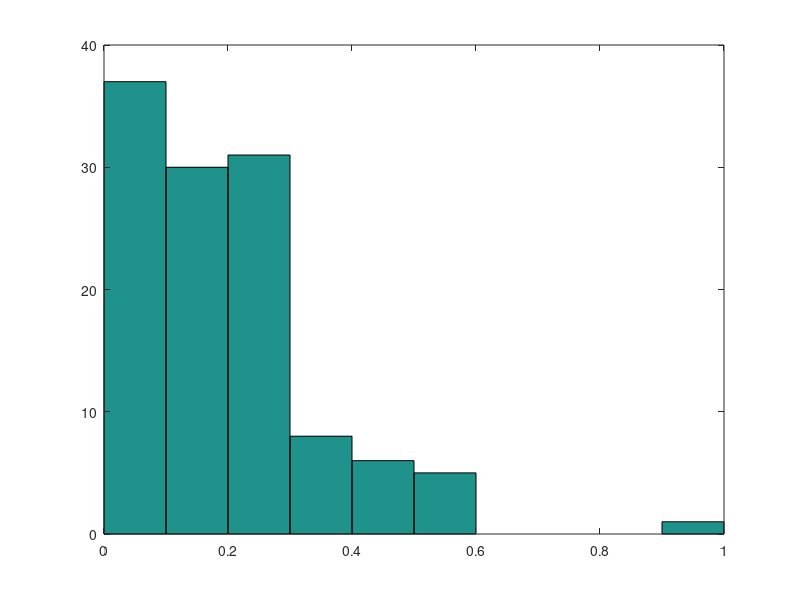
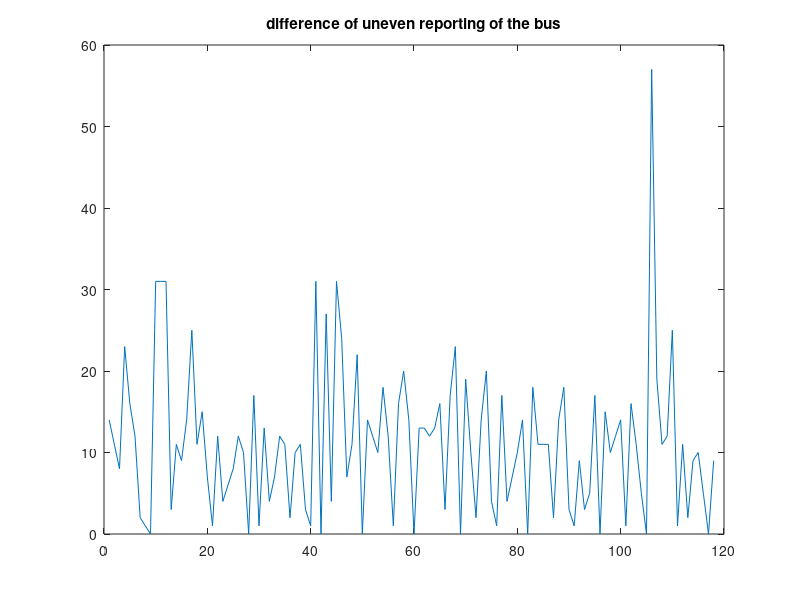
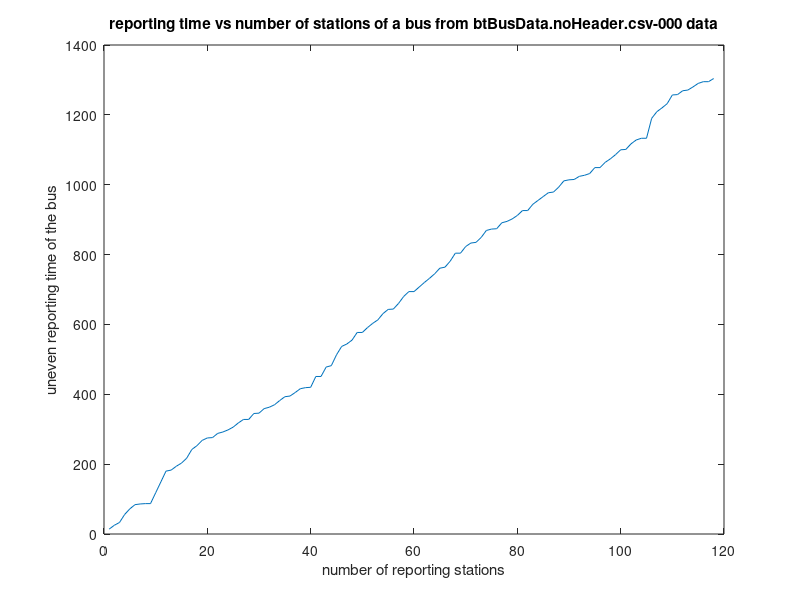

MATLAB code to generate these figures, in order: (Note: this script raises an error after producing the figures.)
clc
clear all
close all

load btBusData.noHeader.csv-000.txt_float.mat

NextStop=one_patch(:,1);%NextStop      : float  1076 2090 2301 1312 1041 1408 2315 1109 3141 1151 ..
LineNr=one_patch(:,2);%LineNr   : float  6 23 600 4 1 5 22 12 311 500 .
Delay=one_patch(:,4);%Delay   : float  31 254 35 25 66 162 208 47 403 199 .
LastReport=one_patch(:,5);%LastReport    : float (epoch seconds, since 1900) 1.51e+09 1.51e+09 1.51e+09 1.51e+09 ..
UnitId=one_patch(:,7);%UnitId  : float  101222 101214 101260 100458 101204 100461 101208 101270 101233 101252 ..
TripNr=one_patch(:,9);%TripNr  : float  41 31 20 53 98 42 29 14 27 10 ..
Latitude=one_patch(:,8);%Latitude      : float  56.2 56.2 56.2 56.3 56.2 ...
Longitude=one_patch(:,3);%Longitude     : float  15.7 15.3 15.5 15.6 15.6 ...


tu=find(UnitId==101222 & TripNr==41 & LineNr==6);
lat=Latitude(tu);
length(lat)
lon=Longitude(tu);
length(lon)
timeInterval=diff(LastReport(tu))
max_timeInterval=max(timeInterval)
normalization=(timeInterval/max_timeInterval)
figure,hist(normalization)

l=cumsum(timeInterval);
figure,plot(timeInterval),title('difference of uneven reporting of the bus')
total_timeInterval=sum(timeInterval)%total time of reporting at all stations in a trip
expected_time_reporting=total_timeInterval/length(timeInterval)%time at which the bus is expected to report to the reporting station,it reports at equal intervals
if timeInterval==expected_time_reporting
    disp("the bus is reporting at equal intervals")
else
    disp("the bus is not reporting at equal intervals")
end
figure,plot(l),xlabel('number of reporting stations'),ylabel('uneven reporting time of the bus'),title('reporting time vs number of stations of a bus from btBusData.noHeader.csv-000 data')
scotts_formula_value=3.49*std(timeInterval)/length(timeInterval)^(1/3)%using the scott's formula
no_of_bins = ceil((max(timeInterval) - min(timeInterval))/scotts_formula_value)%calculating the number of bins required using scott's formula
figure,histogram(timeInterval,no_of_bins,'Normalization','pdf'),title('Histogram of time interval of reporting using scotts formula')



timeV=ones(length(timeInterval),1);
for kk=1:length(timeInterval)%loop for placing the expected values in a new array
    timeV(kk)=timeV(kk)*expected_time_reporting;
end
n=cumsum(timeV);
figure,plot(n),xlabel('number of reporting stations'),ylabel('even reporting time'),title('time where bus is expected to report')

length(timeV);%finding the array length of expected_time_reporting
actual_diff_reporting=(timeV-timeInterval)%finding the delay between the actual bus reporting times and where the bus is expected to report
length(actual_diff_reporting);

InitTime=0;%intial value of array is equal to zero
timeZ=ones(length(timeInterval)+1,1);
timeZ(1)=InitTime;
for nn=1:length(timeInterval+1)
    timeZ(nn+1)=timeZ(nn)+timeV(nn);
    
end
a=cumsum(timeZ);
timeX=zeros(length(timeInterval)+1,1);
timeX(1)=InitTime;
for jj=1:length(timeInterval+1)
    timeX(jj+1)=timeX(jj)+timeInterval(jj);
end


average1=mean(timeInterval)%mean of uneven reporting time of the bus
average2=mean(actual_diff_reporting)%mean of expected reporting time

length(timeX);
figure,plot(timeX,'r'),xlabel('number of reporting stations'),ylabel('reporting time in seconds'),title('expected reporting vs actual reporting of bus from btBusData.noHeader.csv-000 data')
hold on
plot(timeZ,'b')
e=abs(timeX-timeZ)%difference between actual and expected reporting time of the bus
norm_e=(e/max(e));
figure,hist(norm_e)
scotts_formula1=3.49*std(e)/length(e)^(1/3);%using the scott's formula
no_of_bins1 = ceil((max(e) - min(e))/scotts_formula1);%calculating the number of bins required using scott's formula
mean(e)%mean difference between actual and expected reporting time of the bus
figure,hist(e,no_of_bins1),title('histogram of difference between expected and actual reporting times')
a=xcorr(e-mean(e),1,'coeff')%it tells us wether the difference in delays at each point are independent or not
if a <0.5
    disp('the consecutive delays in reporting a bus are not correlated ')
    disp('the delays are independent from its previous value')
elseif a==1
    disp('the consecutive delays in reporting a bus are highly correlated ')
    disp('the delays are not independent from its previous value')
else
    disp('the consecutive delays in reporting a bus are correlated ')
    disp('the delays are not independent from its previous value')
end

l=corr(timeX,timeZ)
disp('"l" shows us the value of correlation between the uneven reporting times of bus and the delay')
if l>0.5
    disp('there is high correlation between the uneven reporting times of bus and the delay')
else 
    disp('there is less correlation between the uneven reporting times of bus and the delay')
end
figure,plot(e),xlabel('number of reporting stations'),ylabel('difference of expected and actual reporting times'),title('bus data of btBusData.noHeader.csv-000')
[h f]=chi2gof(e)%chi-square test 
if h==1
    disp('it has rejected the null hypothesis at 5% significance level that its normally distributed')
else
    disp('it has failed to reject null hypothesis')
end
a=colormap(jet)
figure
plot(lon,lat,'color',a(50,:),'LineWidth',3)
hold on
for i=1:length(lon)-1
    if normalization(i)<0.1
        k=1
        plot([lon(i),lon(i+1)],[lat(i),lat(i+1)],'color',a(k,:),'LineWidth',2 )
        hold on
    elseif normalization(i)<0.2
        k=7
        plot([lon(i),lon(i+1)],[lat(i),lat(i+1)],'color',a(k,:),'LineWidth',2 )
        hold on
    elseif normalization(i) < 0.3
        k=15
        plot([lon(i),lon(i+1)],[lat(i),lat(i+1)],'color',a(k,:),'LineWidth',2 )
        hold on
    elseif normalization(i) < 0.4
        k=25
        plot([lon(i),lon(i+1)],[lat(i),lat(i+1)],'color',a(k,:),'LineWidth',2 )
        hold on
    elseif normalization(i) < 0.5
        k=30
        plot([lon(i),lon(i+1)],[lat(i),lat(i+1)],'color',a(k,:),'LineWidth',2 )
        hold on
    elseif normalization(i) < 0.6
        k=38
        plot([lon(i),lon(i+1)],[lat(i),lat(i+1)],'color',a(k,:),'LineWidth',2 )
        hold on
    elseif normalization(i) < 1 & normalization(i)>=0.9
        k=63
        plot([lon(i),lon(i+1)],[lat(i),lat(i+1)],'color',a(k,:),'LineWidth',2 )
        hold on
    end
end
plot_google_map('MapScale', 1)
caxis([15 16])
hold off





